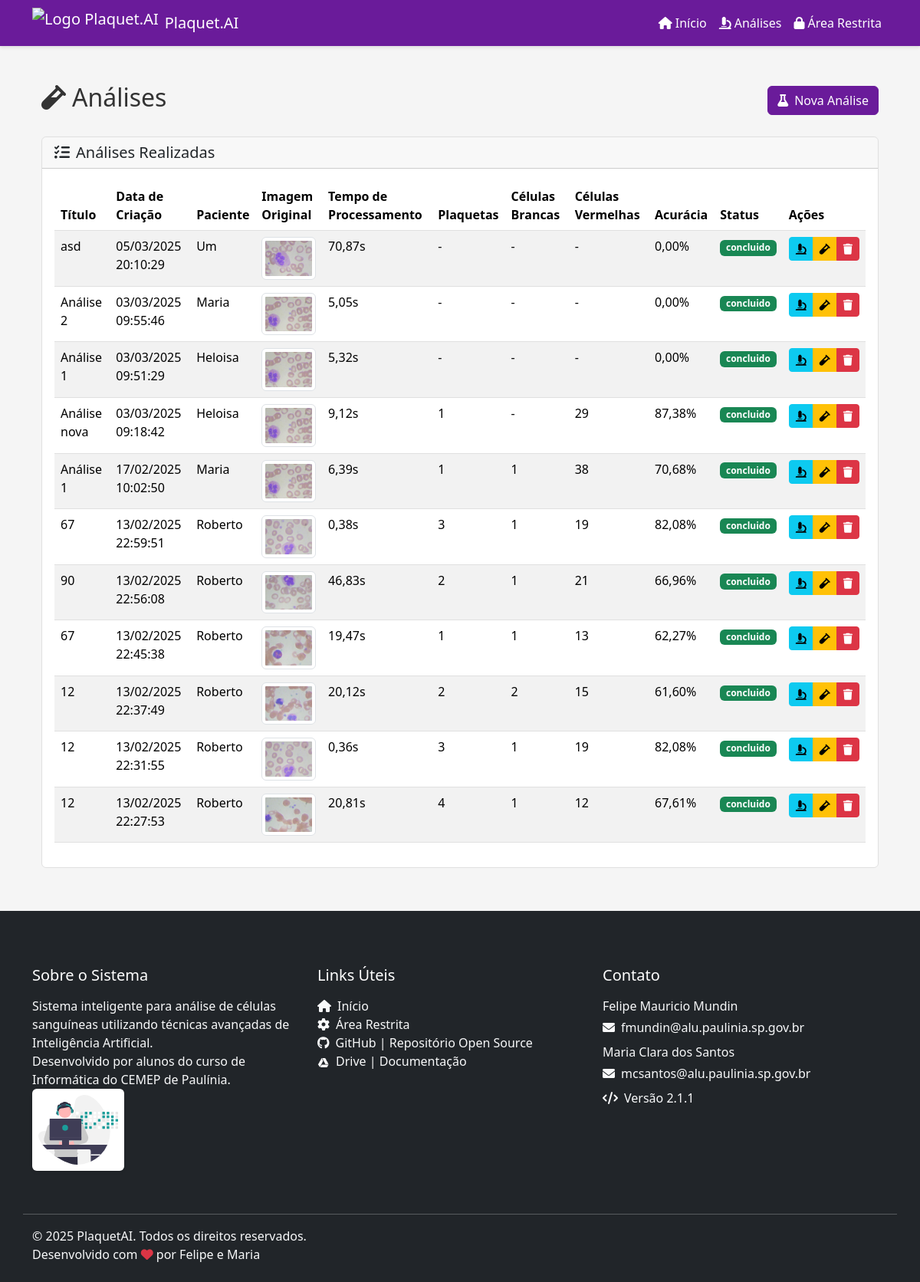
Page /analises/ on the earlier database version.
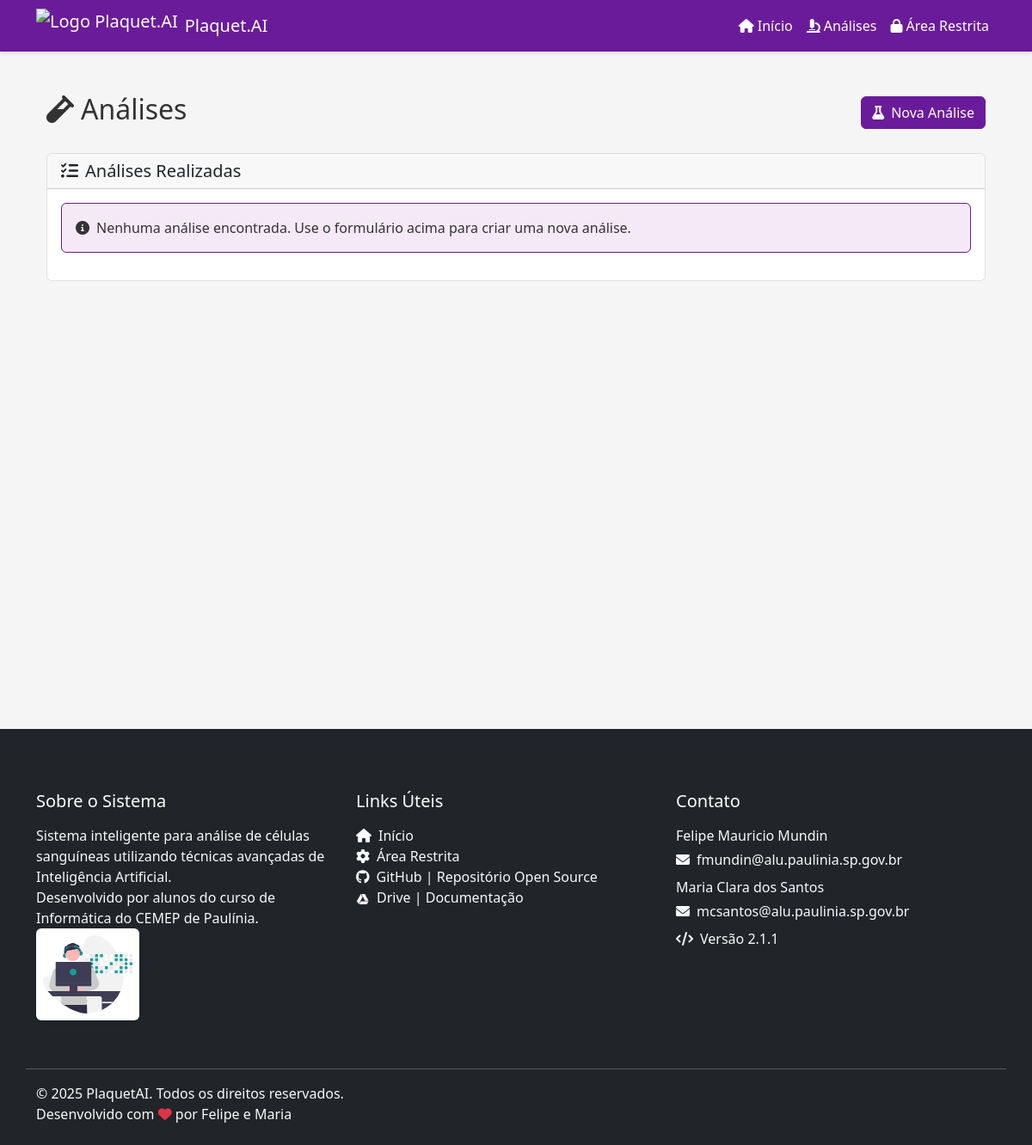
Same page on the later database version.
### Analises/models.py (models this page shows, shortened)
class Analise(models.Model):
    STATUS_CHOICES = [
        ('pendente', 'Pendente'),
        ('processando', 'Processando'),
        ('concluido', 'Concluído'),
        ('erro', 'Erro')
    ]
    id = models.AutoField(primary_key=True)
    titulo = models.CharField(max_length=200)
    data_criacao = models.DateTimeField(auto_now_add=True)
    paciente = models.CharField(max_length=200)
    img = models.ImageField(upload_to='analises/', null=True, blank=True)
    img_resultado = models.ImageField(upload_to='resultados/', null=True, blank=True)
    n_plaquetas = models.IntegerField(null=True, blank=True)
    n_celulas_brancas = models.IntegerField(null=True, blank=True)
    n_celulas_vermelhas = models.IntegerField(null=True, blank=True)
    n_linfocitos = models.IntegerField(null=True, blank=True)
    n_monocitos = models.IntegerField(null=True, blank=True)
    n_basofilos = models.IntegerField(null=True, blank=True)
    n_neutrofilos_banda = models.IntegerField(null=True, blank=True)
    n_neutrofilos_segmentados = models.IntegerField(null=True, blank=True)
    n_mielocitos = models.IntegerField(null=True, blank=True)
    n_metamielocitos = models.IntegerField(null=True, blank=True)
    n_promielocitos = models.IntegerField(null=True, blank=True)
    n_eosinofilos = models.IntegerField(null=True, blank=True)
    acuracia = models.FloatField(null=True, blank=True)
    data_analise = models.DateTimeField(null=True, blank=True)
    status = models.CharField(max_length=20, choices=STATUS_CHOICES, default='pendente')
    erro_msg = models.TextField(null=True, blank=True)
    tempo_processamento = models.FloatField(null=True, blank=True)
    detalhes_processamento = models.JSONField(null=True, blank=True)
    confianca_deteccao = models.FloatField(null=True, blank=True)
    metadados_modelo = models.JSONField(null=True, blank=True)
    class Meta:
        ordering = ['-data_criacao']
        verbose_name = 'Análise'
        verbose_name_plural = 'Análises'

### Analises/views.py (the view)
# urls.py: path('analises/', views.analises, name='analises'),
def analises(request):
    try:
        analises = Analise.objects.all().order_by('-data_criacao')
        return render(request, 'Analises/analises.html', {'analises': analises})
    except Exception as e:
        logger.error(f"Erro ao listar análises: {str(e)}")
        messages.error(request, "Erro ao carregar análises")
        return render(request, 'Analises/analises.html', {'analises': []})

### templates/Analises/analises.html (shortened to what this page needs)
{% extends "base.html" %}
{% block content %}
<div class="container mt-4">
    <div class="d-flex justify-content-between align-items-center mb-4">
        <h2><i class="fas fa-vial me-2"></i>Análises</h2>
        <button type="button" class="btn btn-primary" data-bs-toggle="modal" data-bs-target="#modalNovaAnalise">
            <i class="fas fa-flask me-2"></i>Nova Análise
        </button>
    </div>
    <div class="card">
        <div class="card-header">
            <h5 class="mb-0"><i class="fas fa-list-check me-2"></i>Análises Realizadas</h5>
        </div>
        <div class="card-body">
            {% if analises %}
            <div class="table-responsive-xl">
                <table class="table table-striped table-hover">
                    <thead>
                        <tr>
                            <th>Título</th>
                            <th>Data de Criação</th>
                            <th>Paciente</th>
                            <th>Imagem Original</th>
                            <th>Tempo de Processamento</th>
                            <th>Plaquetas</th>
                            <th>Células Brancas</th>
                            <th>Células Vermelhas</th>
                            <th>Acurácia</th>
                            <th>Status</th>
                            <th>Ações</th>
                        </tr>
                    </thead>
                    <tbody>
                        {% for analise in analises %}
                        <tr>
                            <td>{{ analise.titulo }}</td>
                            <td>{{ analise.data_criacao|date:"d/m/Y H:i:s" }}</td>
                            <td>{{ analise.paciente }}</td>
                            <td>
                                {% if analise.img %}
                                <img src="{{ analise.img.url }}" alt="Imagem" class="img-thumbnail" width="100">
                                {% else %}
                                -
                                {% endif %}
                            </td>
                            <td>{{ analise.tempo_processamento|floatformat:2|default:"-" }}s</td>
                            <td>
                                {{ analise.n_plaquetas|default:"-" }}
                            </td>
                            <td>
                                {{ analise.n_celulas_brancas|default:"-" }}
                            </td>
                            <td>
                                {{ analise.n_celulas_vermelhas|default:"-" }}
                            </td>
                            <td>{{ analise.acuracia|floatformat:2|default:"-" }}%</td>
                            <td>
                                <span
                                    class="badge {% if analise.status == 'concluido' %}bg-success{% elif analise.status == 'erro' %}bg-danger{% else %}bg-warning{% endif %}">
                                    {{ analise.status }}
                                </span>
                            </td>
                            <td>
                                <div class="btn-group btn-group-sm" role="group" aria-label="Ações">
                                    {% if analise.status == 'concluido' %}
                                    <a href="{% url 'Analises:detalhes_analise' analise_id=analise.id %}"
                                        class="btn btn-info" title="Ver detalhes">
                                        <i class="fas fa-microscope"></i>
                                    </a>
                                    {% endif %}
                                    <a href="{% url 'Analises:editar_analise' analise_id=analise.id %}"
                                        class="btn btn-warning" title="Editar">
                                        <i class="fas fa-vial"></i>
                                    </a>
                                    <button type="button"
                                        onclick="deletarAnalise('{% url 'Analises:deletar_analise' analise_id=analise.id %}', '{{ analise.titulo|escapejs }}')"
                                        class="btn btn-danger btn-sm" title="Excluir">
                                        <i class="fas fa-trash"></i>
                                    </button>
                                </div>
                            </td>
                        </tr>
                        {% endfor %}
                    </tbody>
                </table>
            </div>
            {% else %}
            <div class="alert alert-info">
                <i class="fas fa-info-circle me-2"></i>Nenhuma análise encontrada. Use o formulário acima para criar uma
                nova análise.
            </div>
            {% endif %}
        </div>
    </div>
</div>
{% endblock %}

### templates/base.html (shortened to what this page needs)
{% load static %}
<!DOCTYPE html>
<html lang="pt-br" data-theme="light">
<head>
    <link href="https://cdn.jsdelivr.net/npm/bootstrap@5.3.3/dist/css/bootstrap.min.css" rel="stylesheet">
    <link rel="stylesheet" href="https://cdnjs.cloudflare.com/ajax/libs/font-awesome/6.0.0/css/all.min.css">
    <link rel="stylesheet" href="{% static 'css/styles.css' %}">
</head>
<body>
    <header>
        <nav class="navbar navbar-expand-lg navbar-custom">
            <div class="container">
                <a class="navbar-brand d-flex align-items-center" href="{% url 'Analises:index' %}">
                    <img src="/media/geral/Logo Plaquet.AI.png" alt="Logo Plaquet.AI" height="40" class="me-2">
                    Plaquet.AI
                </a>
                <div class="collapse navbar-collapse justify-content-end" id="navbarNav">
                    <ul class="navbar-nav">
                        <li class="nav-item">
                            <a class="nav-link {% if request.resolver_match.url_name == 'index' %}active{% endif %}"
                                href="{% url 'Analises:index' %}">
                                <i class="fas fa-home me-1"></i>Início
                            </a>
                        </li>
                        <li class="nav-item">
                            <a class="nav-link {% if request.resolver_match.url_name == 'analises' %}active{% endif %}"
                                href="{% url 'Analises:analises' %}">
                                <i class="fas fa-microscope me-1"></i>Análises
                            </a>
                        </li>
                        <li class="nav-item">
                            <a class="nav-link" href="{% url 'admin:index' %}">
                                <i class="fas fa-lock me-1"></i>Área Restrita
                            </a>
                        </li>
                    </ul>
                </div>
            </div>
        </nav>
    </header>
    <main class="main-content container my-4 animate-fade-in">
        {% block content %}{% endblock %}
    </main>
    <footer class="footer footer-custom">
        <div class="container">
            <div class="row">
                <div class="row g-4">
                    <div class="col-lg-4 mb-3">
                        <h5 class="text-white mb-3">Sobre o Sistema</h5>
                        <p class="text-light mb-0">Sistema inteligente para análise de células sanguíneas utilizando
                            técnicas avançadas de Inteligência Artificial.<br></p>
                        <p class="text-light mb-0">Desenvolvido por alunos do curso de Informática do CEMEP de Paulínia.
                        </p>
                        <p class="text-light mb-3">
                            <img src="{% static 'media/cemeplogoComfundo.svg' %}"
                                alt="CEMEP | Centro Municipal de Ensino Profissionalizante" width="120" height="auto"
                                class="img-fluid rounded shadow-sm"
                                style="background-color: white; padding: 8px; border-radius: 8px;">
                        </p>
                    </div>
                    <div class="col-lg-4 mb-3">
                        <h5 class="text-white mb-3">Links Úteis</h5>
                        <ul class="list-unstyled">
                            <li><a href="{% url 'Analises:analises' %}" class="text-light text-decoration-none"><i
                                        class="fas fa-home me-2"></i>Início</a></li>
                            <li><a href="{% url 'admin:index' %}" class="text-light text-decoration-none"><i
                                        class="fas fa-cog me-2"></i>Área Restrita</a></li>
                            <li><a href="https://github.com/fmMundin/Plaquet.AI.git" target="_blank"
                                    class="text-light text-decoration-none"><i class="fab fa-github me-2"></i>GitHub |
                                    Repositório Open Source</a>
                            </li>
                            <li><a href="https://drive.google.com/drive/folders/1FczsYCXwdTkRXXvvOIt3nPPxMN7bkGsr?usp=sharing"
                                    target="_blank" class="text-light text-decoration-none">
                                    <img src="{% static 'media/icons8-google-drive-50.png' %}" alt="Drive" class="me-2"
                                        style="width: 16px; height: 16px;">Drive | Documentação
                                </a></li>
                        </ul>
                    </div>
                    <div class="col-lg-4">
                        <h5 class="text-white mb-3">Contato</h5>
                        <p class="text-light mb-1">Felipe Mauricio Mundin</p>
                        <p class="text-light mb-2"><i class="fas fa-envelope me-2"></i>fmundin@alu.paulinia.sp.gov.br
                        </p>
                        <p class="text-light mb-1">Maria Clara dos Santos</p>
                        <p class="text-light mb-2"><i class="fas fa-envelope me-2"></i>mcsantos@alu.paulinia.sp.gov.br
                        </p>
                        <p class="text-light mb-0"><i class="fas fa-code me-2"></i>Versão 2.1.1</p>
                    </div>
                </div>
                <hr class="mt-4 mb-3 border-light">
                <div class="row align-items-center">
                    <div class="col-12" style="text-align: left;">
                        <p class="text-light mb-0">&copy; {% now 'Y' %} PlaquetAI. Todos os direitos reservados.</p>
                        <p class="text-light mb-0">
                            Desenvolvido com <i class="fas fa-heart text-danger"></i> por
                            <a href="https://github.com/seu-usuario" target="_blank"
                                class="text-light text-decoration-none">Felipe e Maria</a>
                        </p>
                    </div>
                </div>
            </div>
        </div>
    </footer>
</body>
</html>

### static/css/styles.css (style rules this page uses)
:root { --primary-color: #591288; --secondary-color: #3498DB; --accent-color: #E74C3C; --background-light: #ECF0F1; }
:root[data-theme="light"] { --primary-color: #6a1b9a; --secondary-color: #9c27b0; --accent-color: #e91e63; --background: #f5f5f5; --text-color: #333; --card-bg: #ffffff; --border-color: #e0e0e0; --table-stripe: #f8f3ff; }
body { background-color: var(--background); color: var(--text-color); transition: all 0.3s ease; }
.navbar-custom { background: var(--primary-color); box-shadow: 0 2px 4px rgba(0, 0, 0, 0.1); }
.navbar-custom .navbar-brand, .navbar-custom .nav-link { color: white !important; transition: color 0.3s ease; }
.footer-custom { background: var(--primary-color); color: white; padding: 1.5rem 0; }
.btn-primary { background-color: var(--primary-color); border-color: var(--primary-color); }
.card { background-color: var(--card-bg); border-color: var(--border-color); }
.alert-info { background-color: rgba(156, 39, 176, 0.1); border-color: var(--primary-color); color: var(--text-color); }
.animate-fade-in { animation: fadeIn 0.5s ease-in; }
.container { position: relative; z-index: 1; }

### templates/Analises/analises.html (style rules this page uses)
footer { z-index: 1000; position: relative; }

### templates/base.html (style rules this page uses)
body { min-height: 100vh; display: flex; flex-direction: column; }
.main-content { flex: 1 0 auto; min-height: calc(100vh - 60px); padding-bottom: 2rem; margin-bottom: 100vh; }
.navbar { height: 60px; position: sticky; top: 0; z-index: 1020; }
.footer { min-height: 400px; background-color: #212529 !important; position: relative; z-index: 1; }
.footer-custom { background-color: #212529 !important; color: white; }

Differences in the rows shown:
removed Analise: titulo "asd", data_criacao "05/03/2025 20:10:29", paciente "Um", img (picture), tempo_processamento "70,87", n_plaquetas "-", n_celulas_brancas "-", n_celulas_vermelhas "-", acuracia "0,00", status "concluido"
removed Analise: titulo "Análise 2", data_criacao "03/03/2025 09:55:46", paciente "Maria", img (picture), tempo_processamento "5,05", n_plaquetas "-", n_celulas_brancas "-", n_celulas_vermelhas "-", acuracia "0,00", status "concluido"
removed Analise: titulo "Análise 1", data_criacao "03/03/2025 09:51:29", paciente "Heloisa", img (picture), tempo_processamento "5,32", n_plaquetas "-", n_celulas_brancas "-", n_celulas_vermelhas "-", acuracia "0,00", status "concluido"
removed Analise: titulo "Análise nova", data_criacao "03/03/2025 09:18:42", paciente "Heloisa", img (picture), tempo_processamento "9,12", n_plaquetas "1", n_celulas_brancas "-", n_celulas_vermelhas "29", acuracia "87,38", status "concluido"
removed Analise: titulo "Análise 1", data_criacao "17/02/2025 10:02:50", paciente "Maria", img (picture), tempo_processamento "6,39", n_plaquetas "1", n_celulas_brancas "1", n_celulas_vermelhas "38", acuracia "70,68", status "concluido"
removed Analise: titulo "67", data_criacao "13/02/2025 22:59:51", paciente "Roberto", img (picture), tempo_processamento "0,38", n_plaquetas "3", n_celulas_brancas "1", n_celulas_vermelhas "19", acuracia "82,08", status "concluido"
removed Analise: titulo "90", data_criacao "13/02/2025 22:56:08", paciente "Roberto", img (picture), tempo_processamento "46,83", n_plaquetas "2", n_celulas_brancas "1", n_celulas_vermelhas "21", acuracia "66,96", status "concluido"
removed Analise: titulo "67", data_criacao "13/02/2025 22:45:38", paciente "Roberto", img (picture), tempo_processamento "19,47", n_plaquetas "1", n_celulas_brancas "1", n_celulas_vermelhas "13", acuracia "62,27", status "concluido"
removed Analise: titulo "12", data_criacao "13/02/2025 22:37:49", paciente "Roberto", img (picture), tempo_processamento "20,12", n_plaquetas "2", n_celulas_brancas "2", n_celulas_vermelhas "15", acuracia "61,60", status "concluido"
removed Analise: titulo "12", data_criacao "13/02/2025 22:31:55", paciente "Roberto", img (picture), tempo_processamento "0,36", n_plaquetas "3", n_celulas_brancas "1", n_celulas_vermelhas "19", acuracia "82,08", status "concluido"
removed Analise: titulo "12", data_criacao "13/02/2025 22:27:53", paciente "Roberto", img (picture), tempo_processamento "20,81", n_plaquetas "4", n_celulas_brancas "1", n_celulas_vermelhas "12", acuracia "67,61", status "concluido"
Other differences:
text no longer shown: "Título Data de Criação Paciente Imagem Original Tempo de Processamento Plaquetas Células Brancas Células Vermelhas Acurácia Status Ações"
text now shown: "Nenhuma análise encontrada. Use o formulário acima para criar uma nova análise."
